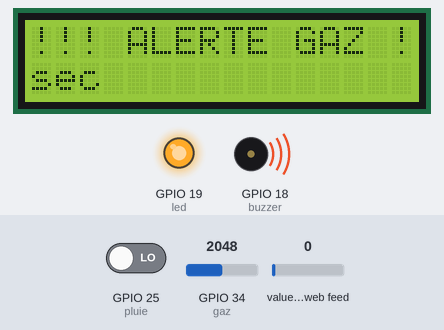
Simulated run of this program. Board: ESP32 board running MicroPython. Parts: 16×2 character LCD, output pins drawn as LEDs (lit = HIGH), buzzer (waves = sounding). The inputs (shaded band) are chosen by the test bench; at power-on: GPIO 25 (pluie) LOW, GPIO 34 (gaz) = 2048, value of the web feed 0 (analog values on the 0–4095 scale). WiFi joins after 1.5 s; requests to the public web service named in the program get a made-up reply in its usual format after 0.4 s (London, UTC, broken clouds, 64 % humidity, 1013 hPa unless stated); what the program prints to the serial console is not drawn.

Above: at 3.3 s.
3.4 s: GPIO 25 (pluie) driven HIGH
At 6.3 s:
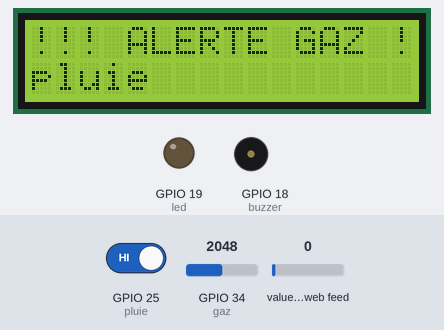
10.3 s: GPIO 34 (gaz) set to 1944
At 12.5 s:
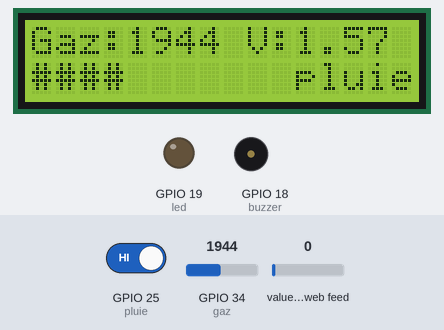
18.0 s: GPIO 34 (gaz) set to 1228
At 20.7 s:
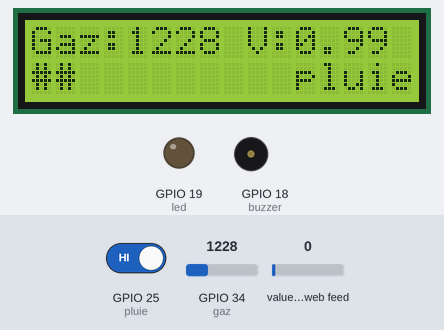
25.7 s: GPIO 25 (pluie) driven LOW
At 28.9 s:
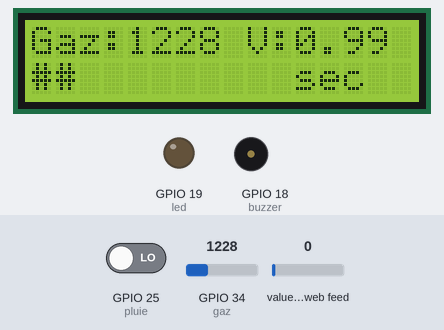
33.4 s: GPIO 34 (gaz) set to 888
At 36.9 s:
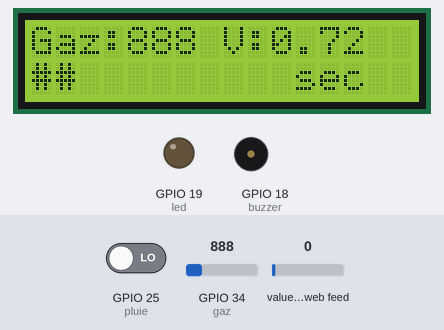
39.7 s: GPIO 34 (gaz) set to 775
At 41.3 s:
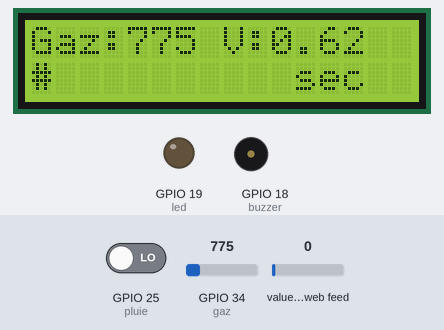
Timing chart, 0 to 42.8 s (numbered marks = the images above; inputs shaded):
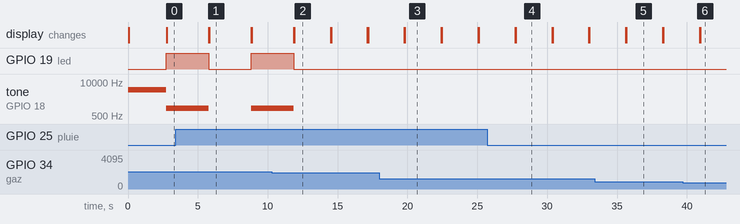

Measured:
- the behaviour switches between 2001 and 2000 on GPIO 34 (gaz) (found by bisection; images 1 and 2)
- the behaviour switches between 819 and 818 on GPIO 34 (gaz) (found by bisection; images 5 and 6)
- after the input at 3.4 s, the display: first differs from a run without the input after 2.4 s (image 1)
- after the input at 10.3 s, GPIO 19 (led): goes on until 11.9 s, then stays LOW; tone on GPIO 18 (buzzer): goes on until 11.9 s, then stays silent; the display: first differs from a run without the input after 1.6 s (image 2)
- after the input at 18.0 s, the display: first differs from a run without the input after 1.8 s (image 3)
- after the input at 25.7 s, the display: first differs from a run without the input after 2.0 s (image 4)
- after the input at 33.4 s, the display: first differs from a run without the input after 2.3 s (image 5)
- after the input at 39.7 s, the display: first differs from a run without the input after 1.2 s (image 6)

The program:

version_final3.py
```python
from machine import Pin, ADC, I2C, PWM
from time import sleep
import network
import urequests
import json
from i2c_lcd import I2cLcd  # Assure-toi que le module i2c_lcd.py est présent

# ---------------------- CAPTEUR GAZ ----------------------
gaz = ADC(Pin(34))
gaz.atten(ADC.ATTN_11DB)
gaz.width(ADC.WIDTH_12BIT)

# ---------------------- CAPTEUR PLUIE ----------------------
pluie = Pin(25, Pin.IN)

# ---------------------- LED + BUZZER ----------------------
led = Pin(19, Pin.OUT)
buzzer = PWM(Pin(18))
SEUIL_GAZ = 2000

# ---------------------- LCD ----------------------
i2c = I2C(0, scl=Pin(22), sda=Pin(21))
lcd = I2cLcd(i2c, 0x27, 2, 16)  # Adresse 0x27, 2 lignes, 16 colonnes

# ---------------------- WIFI + FIREBASE ----------------------
SSID = "UH2CGUEST"
PASSWORD = "uh2c@2021"
FIREBASE_URL = "https://embrs-8f3fa-default-rtdb.firebaseio.com/"

def connect_wifi():
    wlan = network.WLAN(network.STA_IF)
    wlan.active(True)
    wlan.connect(SSID, PASSWORD)
    print("Connexion WiFi...")
    while not wlan.isconnected():
        print(".", end="")
        sleep(0.5)
    print("\nWiFi CONNECTE :", wlan.ifconfig())

def send_to_firebase(path, value):
    url = FIREBASE_URL + path + ".json"
    data = json.dumps(value)
    try:
        r = urequests.put(url, data=data)
        print("Firebase:", r.text)
        r.close()
    except Exception as e:
        print("Erreur Firebase:", e)

# ---------------------- FONCTION ALERTE DANGER ----------------------
def send_danger_alert(gaz_valeur, pluie_etat):
    message = {
        "message": "Attention ! Danger detecte !",
        "niveau_gaz": gaz_valeur,
        "etat_meteo": "pluie" if pluie_etat == 1 else "sec",
        "conseil": "Prenez toutes les precautions !"
    }
    send_to_firebase("alerte_danger", message)

# ---------------------- FONCTIONS DE MISE A JOUR ----------------------
def update_pluie_brut(val):
    send_to_firebase("pluie/brut", val)

def update_pluie_etat(txt):
    send_to_firebase("pluie/etat", txt)

def update_system_state(val):
    send_to_firebase("systeme/etat", val)

# ---------------------- PROGRAMME PRINCIPAL ----------------------
connect_wifi()
update_system_state(1)   # système = ON
led_state = 0

while True:
    # Lecture gaz
    valeur = gaz.read()
    voltage = round(valeur * 3.3 / 4095, 2)

    # Lecture pluie
    pluie_val = pluie.value()
    pluie_text = "pluie" if pluie_val == 1 else "sec"

    # Envoi données pluie
    update_pluie_brut(pluie_val)
    update_pluie_etat(pluie_text)

    # Bargraph
    bar_len = int((valeur / 4095) * 10)
    bargraph_display = ("#" * bar_len + " " * 10)[:10]

    # Alerte gaz
    if valeur > SEUIL_GAZ:
        led_state = not led_state
        led.value(led_state)
        buzzer.freq(1000)
        buzzer.duty(512 if led_state else 0)

        lcd.clear()
        lcd.putstr("!!! ALERTE GAZ !!!")
        lcd.move_to(0, 1)
        lcd.putstr(pluie_text)

        send_to_firebase("gaz/alerte", 1)
        send_to_firebase("gaz/valeur", valeur)

        # Envoi alerte complète
        send_danger_alert(valeur, pluie_val)

    else:
        led.value(0)
        buzzer.duty(0)
        lcd.clear()
        lcd.putstr("Gaz:{} V:{}".format(valeur, voltage))
        lcd.move_to(0, 1)
        lcd.putstr(bargraph_display + " " + pluie_text)

        send_to_firebase("gaz/alerte", 0)
        send_to_firebase("gaz/valeur", valeur)

    # Console
    print("Gaz:", valeur, "| Pluie:", pluie_text)
    sleep(1)
```
